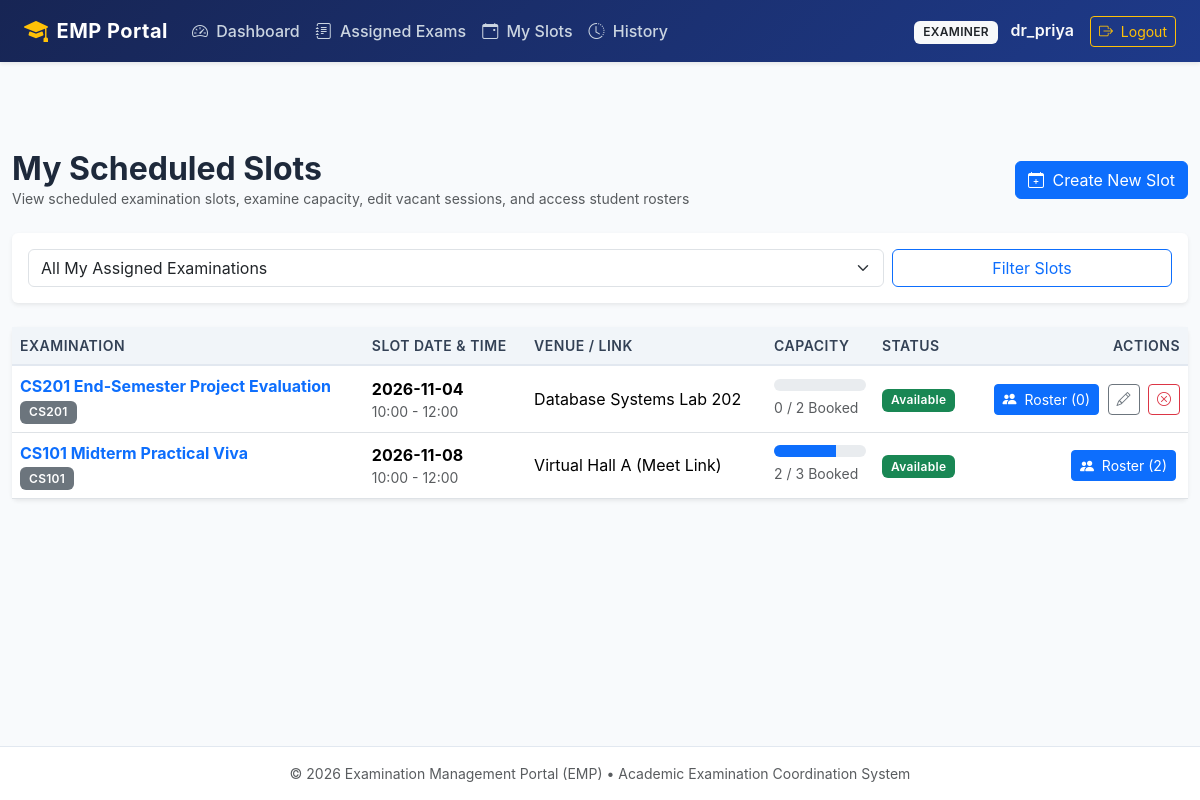
/examiner/slots (signed in), run on an earlier commit of the app's database.
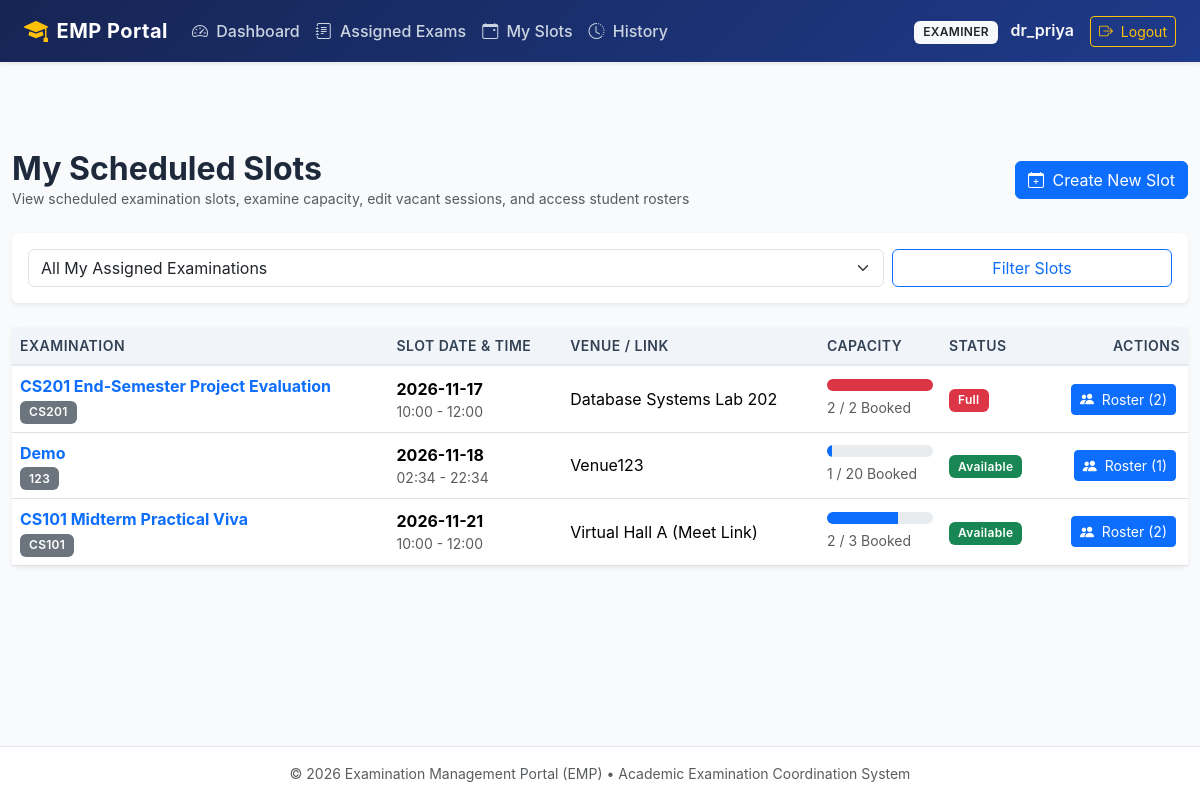
And on a later commit of the database.
### tables this page shows
CREATE TABLE users (
    id INTEGER PRIMARY KEY AUTOINCREMENT,
    username VARCHAR(80) UNIQUE NOT NULL,
    email VARCHAR(120) UNIQUE NOT NULL,
    password_hash VARCHAR(255) NOT NULL,
    role VARCHAR(20) NOT NULL CHECK(role IN ('admin', 'examiner', 'student')),
    is_active INTEGER NOT NULL DEFAULT 1,
    created_at TIMESTAMP NOT NULL DEFAULT CURRENT_TIMESTAMP
);

CREATE TABLE examination_slots (
    id INTEGER PRIMARY KEY AUTOINCREMENT,
    examination_id INTEGER NOT NULL,
    examiner_id INTEGER NOT NULL,
    slot_date DATE NOT NULL,
    start_time TIME NOT NULL,
    end_time TIME NOT NULL,
    venue_or_link VARCHAR(150) NOT NULL,
    capacity INTEGER NOT NULL CHECK(capacity > 0),
    booked_count INTEGER NOT NULL DEFAULT 0 CHECK(booked_count >= 0),
    status VARCHAR(20) NOT NULL DEFAULT 'available' CHECK(status IN ('available', 'full', 'cancelled')),
    created_at TIMESTAMP NOT NULL DEFAULT CURRENT_TIMESTAMP,
    FOREIGN KEY (examination_id) REFERENCES examinations(id) ON DELETE RESTRICT,
    FOREIGN KEY (examiner_id) REFERENCES users(id) ON DELETE RESTRICT
);

CREATE TABLE examinations (
    id INTEGER PRIMARY KEY AUTOINCREMENT,
    course_id INTEGER NOT NULL,
    title VARCHAR(150) NOT NULL,
    exam_type VARCHAR(50) NOT NULL,
    duration_minutes INTEGER NOT NULL,
    max_marks REAL NOT NULL,
    slot_creation_start TIMESTAMP NOT NULL,
    slot_creation_end TIMESTAMP NOT NULL,
    booking_start TIMESTAMP NOT NULL,
    booking_end TIMESTAMP NOT NULL,
    status VARCHAR(20) NOT NULL DEFAULT 'draft' CHECK(status IN ('draft', 'slot_creation', 'booking_open', 'closed', 'completed')),
    created_at TIMESTAMP NOT NULL DEFAULT CURRENT_TIMESTAMP,
    FOREIGN KEY (course_id) REFERENCES courses(id) ON DELETE RESTRICT
);

CREATE TABLE courses (
    id INTEGER PRIMARY KEY AUTOINCREMENT,
    code VARCHAR(20) UNIQUE NOT NULL,
    name VARCHAR(150) NOT NULL,
    description TEXT,
    is_active INTEGER NOT NULL DEFAULT 1,
    created_at TIMESTAMP NOT NULL DEFAULT CURRENT_TIMESTAMP
);

### app/routes/examiner.py (the view)
@examiner_bp.route('/slots')
def slots():
    examiner_id = session['user_id']
    exam_id = request.args.get('examination_id')
    my_slots = get_slots(examiner_id=examiner_id, examination_id=exam_id)
    assigned_exams = get_examiner_assigned_exams(examiner_id)
    return render_template('examiner/slots.html', slots=my_slots, exams=assigned_exams, selected_exam=exam_id)

### app/database.py (called while the page is built)
def get_db(db_path=None):
    if db_path is None:
        try:
            db_path = current_app.config['DATABASE_PATH']
        except RuntimeError:
            from app.config import Config
            db_path = Config.DATABASE_PATH
    try:
        if 'db' not in g:
            if db_path != ':memory:':
                os.makedirs(os.path.dirname(os.path.abspath(db_path)), exist_ok=True)
            conn = sqlite3.connect(db_path)
            conn.row_factory = sqlite3.Row
            conn.execute("PRAGMA foreign_keys = ON;")
            g.db = conn
        return g.db
    except RuntimeError:
        if db_path != ':memory:':
            os.makedirs(os.path.dirname(os.path.abspath(db_path)), exist_ok=True)
        conn = sqlite3.connect(db_path)
        conn.row_factory = sqlite3.Row
        conn.execute("PRAGMA foreign_keys = ON;")
        return conn

### app/routes/examiner.py (called while the page is built)
@examiner_bp.before_request
@role_required('examiner')
def check_examiner():
    pass

### app/services/exam_service.py (called while the page is built)
def get_examiner_assigned_exams(examiner_id):
    db = get_db()
    return db.execute(
        """
        SELECT e.*, c.code AS course_code, c.name AS course_name,
               (SELECT COUNT(*) FROM examination_slots s
                WHERE s.examination_id = e.id AND s.examiner_id = ?) AS my_slots_count
        FROM examinations e
        JOIN courses c ON e.course_id = c.id
        JOIN examiner_assignments ea ON e.id = ea.examination_id
        WHERE ea.examiner_id = ? AND ea.is_active = 1
        ORDER BY e.created_at DESC
        """,
        (examiner_id, examiner_id)
    ).fetchall()

### app/templates/examiner/slots.html (shortened to what this page needs)
{% extends "base.html" %}
{% block content %}
<div class="d-flex justify-content-between align-items-center mb-4">
    <div>
        <h2 class="fw-bold mb-0">My Scheduled Slots</h2>
        <p class="text-muted small mb-0">View scheduled examination slots, examine capacity, edit vacant sessions, and access student rosters</p>
    </div>
    <a href="{{ url_for('examiner.create_slot_route') }}" class="btn btn-primary">
        <i class="bi bi-calendar-plus me-1"></i> Create New Slot
    </a>
</div>
<div class="card shadow-sm border-0 mb-4">
    <div class="card-body p-3">
        <form method="GET" action="{{ url_for('examiner.slots') }}" class="row g-2">
            <div class="col-md-9">
                <select class="form-select" name="examination_id">
                    <option value="">All My Assigned Examinations</option>
                </select>
            </div>
            <div class="col-md-3 d-grid">
                <button type="submit" class="btn btn-outline-primary">Filter Slots</button>
            </div>
        </form>
    </div>
</div>
<div class="card shadow-sm border-0">
    <div class="card-body p-0">
        <div class="table-responsive">
            <table class="table table-hover table-emp align-middle mb-0">
                <thead>
                    <tr>
                        <th>Examination</th>
                        <th>Slot Date & Time</th>
                        <th>Venue / Link</th>
                        <th>Capacity</th>
                        <th>Status</th>
                        <th class="text-end">Actions</th>
                    </tr>
                </thead>
                <tbody>
                    {% for s in slots %}
                    <tr>
                        <td>
                            <div class="fw-bold text-primary">{{ s.exam_title }}</div>
                            <span class="badge bg-secondary">{{ s.course_code }}</span>
                        </td>
                        <td>
                            <strong>{{ s.slot_date }}</strong>
                            <div class="small text-muted">{{ s.start_time }} - {{ s.end_time }}</div>
                        </td>
                        <td>{{ s.venue_or_link }}</td>
                        <td>
                            <div class="progress mb-1" style="height: 12px;">
                                <div class="progress-bar {% if s.booked_count >= s.capacity %}bg-danger{% else %}bg-primary{% endif %}"
                                     style="width: {{ (s.booked_count / s.capacity * 100) | round }}%;">
                                </div>
                            </div>
                            <small class="text-muted">{{ s.booked_count }} / {{ s.capacity }} Booked</small>
                        </td>
                        <td>{{ s.status | status_badge | safe }}</td>
                        <td class="text-end">
                            <a href="{{ url_for('examiner.slot_roster', slot_id=s.id) }}" class="btn btn-primary btn-sm me-1">
                                <i class="bi bi-people-fill me-1"></i> Roster ({{ s.booked_count }})
                            </a>
                            {% if s.booked_count == 0 and s.status != 'cancelled' %}
                            <button type="button" class="btn btn-outline-secondary btn-sm me-1" data-bs-toggle="modal" data-bs-target="#editSlotModal{{ s.id }}">
                                <i class="bi bi-pencil"></i>
                            </button>
                            <form method="POST" action="{{ url_for('examiner.cancel_slot_route', slot_id=s.id) }}" class="d-inline"
                                  onsubmit="return confirm('Cancel this slot?');">
                                <button type="submit" class="btn btn-outline-danger btn-sm"><i class="bi bi-x-circle"></i></button>
                            </form>
                            {% endif %}
                        </td>
                    </tr>
                    {% else %}
                    <tr>
                        <td colspan="6" class="text-center py-4 text-muted">No examination slots created yet.</td>
                    </tr>
                    {% endfor %}
                </tbody>
            </table>
        </div>
    </div>
</div>
{% endblock %}

### app/templates/base.html (shortened to what this page needs)
<!DOCTYPE html>
<html lang="en">
<head>
    <link href="https://cdn.jsdelivr.net/npm/bootstrap@5.3.3/dist/css/bootstrap.min.css" rel="stylesheet">
    <link href="https://cdn.jsdelivr.net/npm/bootstrap-icons@1.11.3/font/bootstrap-icons.min.css" rel="stylesheet">
    <link rel="stylesheet" href="{{ url_for('static', filename='css/style.css') }}">
</head>
<body>
    <nav class="navbar navbar-expand-lg navbar-dark navbar-emp sticky-top">
        <div class="container-fluid px-4">
            <a class="navbar-brand d-flex align-items-center" href="{{ url_for('index') }}">
                <i class="bi bi-mortarboard-fill me-2 fs-4 text-warning"></i>
                <span>EMP Portal</span>
            </a>
            <div class="collapse navbar-collapse" id="empNavbar">
                <ul class="navbar-nav me-auto mb-2 mb-lg-0">
                    {% if current_user %}
                        {% if current_user.role == 'admin' %}
                            <li class="nav-item">
                                <a class="nav-link" href="{{ url_for('admin.dashboard') }}"><i class="bi bi-speedometer2 me-1"></i> Dashboard</a>
                            </li>
                            <li class="nav-item">
                                <a class="nav-link" href="{{ url_for('admin.courses') }}"><i class="bi bi-book me-1"></i> Courses</a>
                            </li>
                            <li class="nav-item">
                                <a class="nav-link" href="{{ url_for('admin.examinations') }}"><i class="bi bi-journal-check me-1"></i> Examinations</a>
                            </li>
                            <li class="nav-item">
                                <a class="nav-link" href="{{ url_for('admin.examiners') }}"><i class="bi bi-person-badge me-1"></i> Examiners</a>
                            </li>
                            <li class="nav-item">
                                <a class="nav-link" href="{{ url_for('admin.slots') }}"><i class="bi bi-calendar3 me-1"></i> Slots</a>
                            </li>
                            <li class="nav-item">
                                <a class="nav-link" href="{{ url_for('admin.bookings') }}"><i class="bi bi-ticket-perforated me-1"></i> Bookings</a>
                            </li>
                            <li class="nav-item">
                                <a class="nav-link" href="{{ url_for('admin.evaluations') }}"><i class="bi bi-award me-1"></i> Results</a>
                            </li>
                            <li class="nav-item">
                                <a class="nav-link" href="{{ url_for('admin.audit_logs') }}"><i class="bi bi-shield-check me-1"></i> Audit</a>
                            </li>
                        {% elif current_user.role == 'examiner' %}
                            <li class="nav-item">
                                <a class="nav-link" href="{{ url_for('examiner.dashboard') }}"><i class="bi bi-speedometer2 me-1"></i> Dashboard</a>
                            </li>
                            <li class="nav-item">
                                <a class="nav-link" href="{{ url_for('examiner.examinations') }}"><i class="bi bi-journal-text me-1"></i> Assigned Exams</a>
                            </li>
                            <li class="nav-item">
                                <a class="nav-link" href="{{ url_for('examiner.slots') }}"><i class="bi bi-calendar-event me-1"></i> My Slots</a>
                            </li>
                            <li class="nav-item">
                                <a class="nav-link" href="{{ url_for('examiner.evaluations_history') }}"><i class="bi bi-clock-history me-1"></i> History</a>
                            </li>
                        {% endif %}
                    {% endif %}
                </ul>
                <ul class="navbar-nav ms-auto align-items-center">
                    {% if current_user %}
                        <li class="nav-item me-3 text-light">
                            <span class="badge bg-light text-dark text-uppercase me-2">{{ current_user.role }}</span>
                            <span class="fw-semibold">{{ current_user.username }}</span>
                        </li>
                        <li class="nav-item">
                            <a class="btn btn-outline-warning btn-sm" href="{{ url_for('auth.logout') }}"><i class="bi bi-box-arrow-right me-1"></i> Logout</a>
                        </li>
                    {% endif %}
                </ul>
            </div>
        </div>
    </nav>
    <main class="container container-main pt-0">
        {% block content %}{% endblock %}
    </main>
    <footer class="py-3 mt-auto">
        <div class="container text-center text-muted small">
            <span>&copy; 2026 Examination Management Portal (EMP) &bull; Academic Examination Coordination System</span>
        </div>
    </footer>
</body>
</html>

### app/static/css/style.css (style rules this page uses)
:root { --emp-primary: #1e3a8a; --emp-primary-dark: #172554; --emp-accent: #2563eb; --emp-bg: #f8fafc; --emp-card-bg: #ffffff; --emp-border: #e2e8f0; --emp-text: #1e293b; --emp-muted: #64748b; }
body { background-color: var(--emp-bg); color: var(--emp-text); font-family: -apple-system, BlinkMacSystemFont, "Segoe UI", Roboto, "Helvetica Neue", Arial, sans-serif; min-height: 100vh; display: flex; flex-direction: column; }
main { flex: 1 0 auto; }
footer { flex-shrink: 0; background-color: #ffffff; border-top: 1px solid var(--emp-border); }
.navbar-emp { background: linear-gradient(135deg, var(--emp-primary-dark) 0%, var(--emp-primary) 100%); box-shadow: 0 2px 4px rgba(0,0,0,0.08); }
.navbar-emp .navbar-brand { font-weight: 700; letter-spacing: 0.5px; color: #ffffff !important; }
.navbar-emp .nav-link { color: #cbd5e1 !important; font-weight: 500; transition: color 0.15s ease-in-out; }
.table-emp th { background-color: #f1f5f9; color: #334155; font-weight: 600; font-size: 0.875rem; text-transform: uppercase; letter-spacing: 0.5px; border-bottom: 2px solid var(--emp-border); }
.table-emp td { vertical-align: middle; }
.badge { padding: 0.45em 0.75em; font-weight: 600; letter-spacing: 0.3px; }
.container-main { max-width: 1200px; margin-top: 1.5rem; margin-bottom: 2.5rem; }

What changed in the data, as far as the page shows it:
changed examination_slots "Database Systems Lab 202": slot_date "2026-11-04" → "2026-11-17"; booked_count "0" → "2"; status "available" → "full" (drawn); status|status_badge "Available" → "Full"
added examination_slots: exam_title "Demo", course_code "123", slot_date "2026-11-18", start_time "02:34", end_time "22:34", venue_or_link "Venue123", booked_count "1", capacity "20", status|status_badge "Available"
changed examination_slots "Virtual Hall A (Meet Link)": slot_date "2026-11-08" → "2026-11-21"
